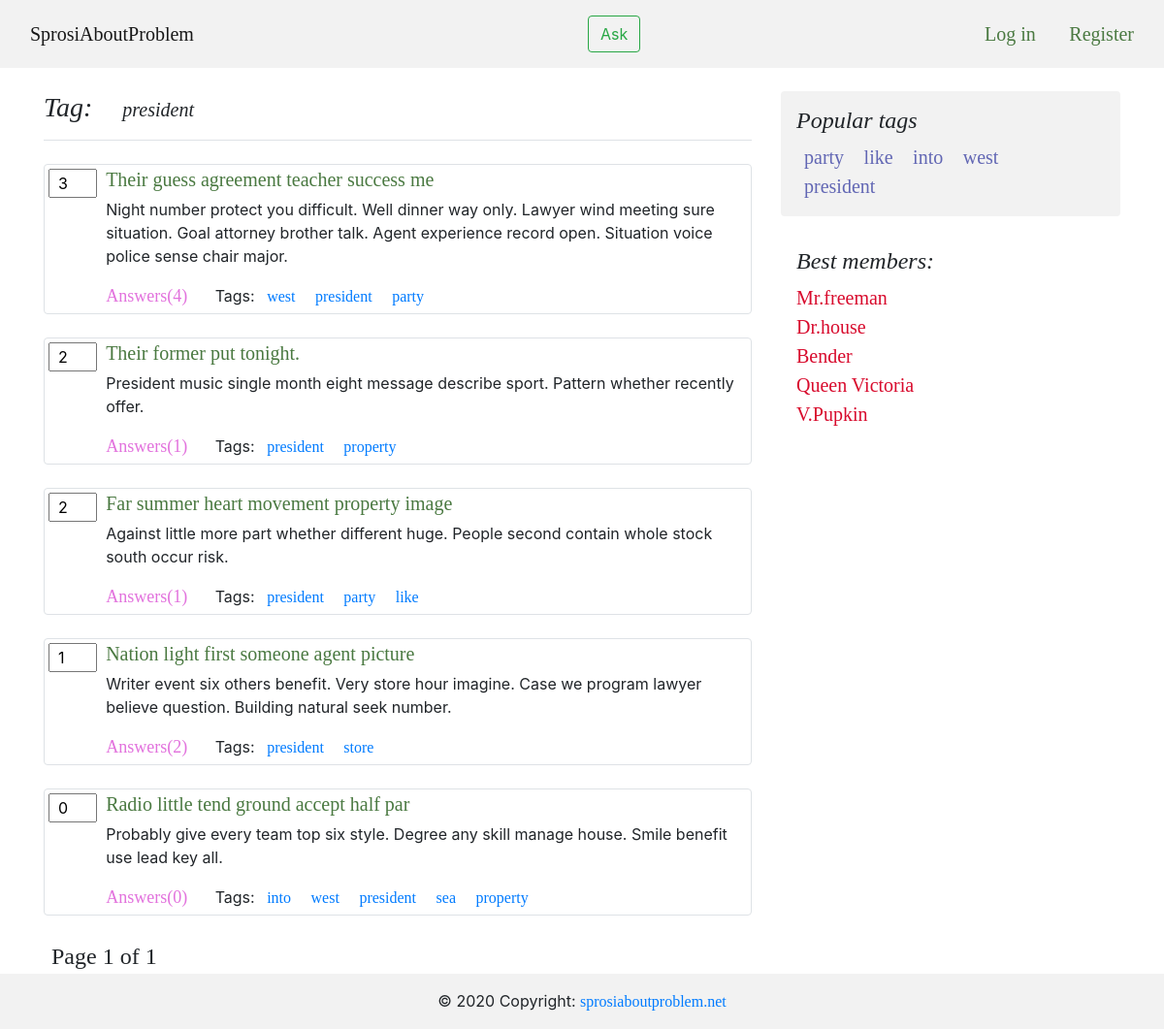
The app's page /tag/president with its own data.
### app/models.py (models this page shows, shortened)
class Tag(models.Model):
    tag_name = models.CharField(max_length = 40, verbose_name = u"Tag", unique = True)
    objects = TagManager()
    def __str__(self):
        return self.tag_name

class Question(models.Model):
    author = models.ForeignKey(Profile, on_delete = models.CASCADE)
    title = models.CharField(max_length = 120, verbose_name = u"Title")
    text = models.TextField(verbose_name = u"Text of question")
    create_date = models.DateTimeField(default = datetime.now, verbose_name = u"Create time of question")
    tags = models.ManyToManyField(Tag, blank = True, db_index = True)
    is_active = models.BooleanField(default=True, verbose_name=u"Availability of question")
    objects = QuestionManager()
    class Meta:
        ordering = ['-create_date']

### app/views.py (the view)
# urls.py: path('tag/<str:tag>', views.tag, name = 'tag'),
def tag(request, tag):
    try:
        tag = Tag.objects.get(tag_name=tag)
    except:
        raise Http404("No matches Tags the given query")
    tags = Tag.objects.get_popular()
    page_obj, _ = paginate(Question.objects.get_by_tag(tag), request)
    return render(request, 'tag.html', {
        'user': request.user,
        'tag': tag,
        'page_obj': page_obj,
        'tags': tags,
        })

### app/models.py (called while the page is built)
def question_counter(question):
    question.likes = len(Like.objects.filter(question = question))
    question.answers = len(Answer.objects.filter(question = question))
    return question

def tag_counter(tag):
    tag.usage = len(Question.objects.filter(tags = tag))
    return tag

    def get_popular(self):
        tags = map(tag_counter, super().get_queryset())
        tags = sorted(tags, key = lambda tag: tag.usage, reverse = True)
        first_five = tags[:5]
        return first_five

    def get_by_tag(self, tag):
        questions = map(question_counter, super().get_queryset().filter(tags=tag))
        questions = sorted(questions, key = lambda question: question.likes, reverse = True)
        return questions

### app/views.py (called while the page is built)
def paginate(object_list, request):
    paginator = Paginator(object_list, 7)
    page_number = request.GET.get('page')
    return paginator.get_page(page_number), paginator

### templates/tag.html
{% extends 'base.html' %}
{% block content %}
    <h3 class="pb-3 mb-4 font-italic border-bottom">
    Tag:
    <a class="p-4 refs">{{ tag }}</a></h3>
    {% for question in page_obj %}
        {% include 'inc/question.html' %}
    {% endfor %}
    {% include 'inc/pagination.html' %}
{% endblock content %}

### templates/inc/question.html
{% load static %}
<div class="contatiner border rounded mb-4">
    <div class="row">
        <div class="col-1">
            <input class="mr-3 ml-1 mt-1 pl-2 likescountform" value="{{ question.likes }}" type="number">
        </div>
        <div class="col mb-1">
            <a  class="refs" href="{% url 'question' qid=question.id %}">{{ question.title }}</a>
            <p class="mt-1">{{ question.text }}</p>
            <div>
                <a class="refs-ans mr-4" href="{% url 'question' qid=question.id %}">Answers({{ question.answers }})</a>
                Tags:
                {% for tag_ in question.tags.all %}
                    <a href="{% url 'tag' tag=tag_ %}" class="p-2">{{ tag_ }}</a>
                {% endfor %}
            </div>
        </div>
    </div>
</div>

### templates/inc/right_menu.html
<aside class="col-md-4 blog-sidebar">
    <div class="p-3 mb-3 bg-light rounded">
        <h4 class="font-italic">Popular tags</h4>
        <nav class="my-2 my-md-0 mr-md-3">
            {% for tag_ in tags %}
            <a class="p-2" style="color: #6267b4; font-size: 20px" href="{% url 'tag' tag=tag_.tag_name %}">{{ tag_.tag_name }}</a>
            {% endfor %}
        </nav>
    </div>
    <div class="p-3">
        <h4 class="font-italic">Best members:</h4>
        <ol class="list-unstyled mb-0">
        <li><a class="refs-user" href="#">Mr.freeman</a></li>
        <li><a class="refs-user" href="#">Dr.house</a></li>
        <li><a class="refs-user" href="#">Bender</a></li>
        <li><a class="refs-user" href="#">Queen Victoria</a></li>
        <li><a class="refs-user" href="#">V.Pupkin</a></li>
        </ol>
    </div>
    </aside>

### static/css/main.css (style rules this page uses)
* { margin: 0; }
.bg-light { background-color:#f2f2f2!important }
.refs { color: #4a7941; font-size: 20px; }
.refs-ans { color: #e272dd; font-size: 18px; }
.refs-user { color: #d80b2d; font-size: 20px; }
html, h1, h2, h3, h4, h5, h6, a { font-family: "Raleway"; }
.likescountform { width: 50px; display: inline-block; }

### records on screen
Tag: tag_name "president"
Question: likes "3", title "Their guess agreement teacher success me", text "Night number protect you difficult. Well dinner way only. Lawyer wind meeting sure situation. Goal attorney brother talk. Agent experience record open. Situation voice police sense chair major.", answers "4"
Tag: tag_name "west"
Tag: tag_name "party"
Question: likes "2", title "Their former put tonight.", text "President music single month eight message describe sport. Pattern whether recently offer.", answers "1"
Tag: tag_name "property"
Question: likes "2", title "Far summer heart movement property image", text "Against little more part whether different huge. People second contain whole stock south occur risk.", answers "1"
Tag: tag_name "like"
Question: likes "1", title "Nation light first someone agent picture", text "Writer event six others benefit. Very store hour imagine. Case we program lawyer believe question. Building natural seek number.", answers "2"
Tag: tag_name "store"
Question: likes "0", title "Radio little tend ground accept half par", text "Probably give every team top six style. Degree any skill manage house. Smile benefit use lead key all.", answers "0"
Tag: tag_name "into"
Tag: tag_name "sea"

### other values on screen
{{ page_obj.number }} "1"
{{ page_obj.paginator.num_pages }} "1"
